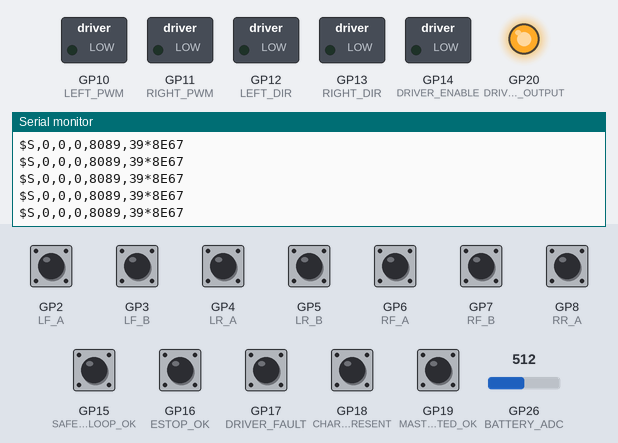
Bench run of a sketch on a simulated Raspberry Pi Pico. On the bench: switched loads named in the sketch (green lamp = pin HIGH), output pins drawn as LEDs (lit = HIGH), the last lines printed to the serial monitor. Inputs (shaded band) come from the test bench; at power-on: GP2 (LF_A), GP3 (LF_B), GP4 (LR_A), GP5 (LR_B), GP6 (RF_A), GP7 (RF_B), GP8 (RR_A), GP15 (SAFETY_LOOP_OK), GP16 (ESTOP_OK), GP17 (DRIVER_FAULT), GP18 (CHARGER_PRESENT), GP19 (MAST_RETRACTED_OK) HIGH, GP26 (BATTERY_ADC) = 512.

Above: at 1.2 s.
1.3 s: GP26 (BATTERY_ADC) set to 490
At 1.33 s:
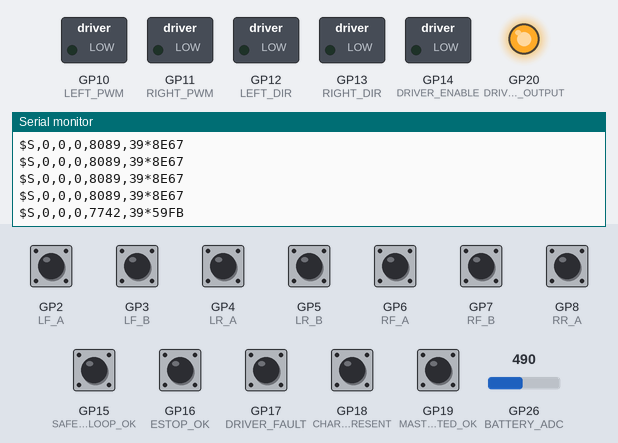
3.2 s: GP2 (LF_A) pulled LOW for 0.15 s
At 3.4 s:
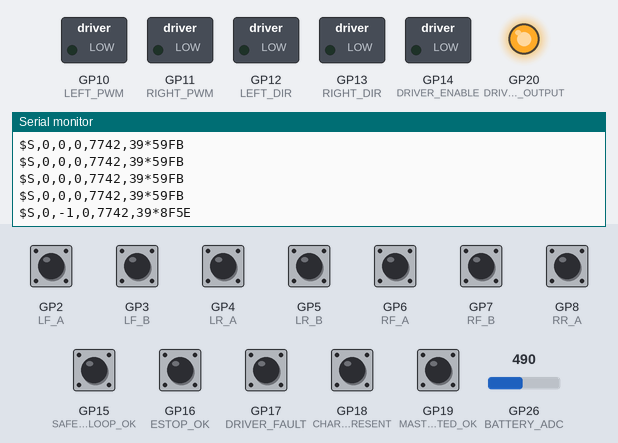
5.2 s: GP4 (LR_A) pulled LOW for 0.15 s
At 5.41 s:
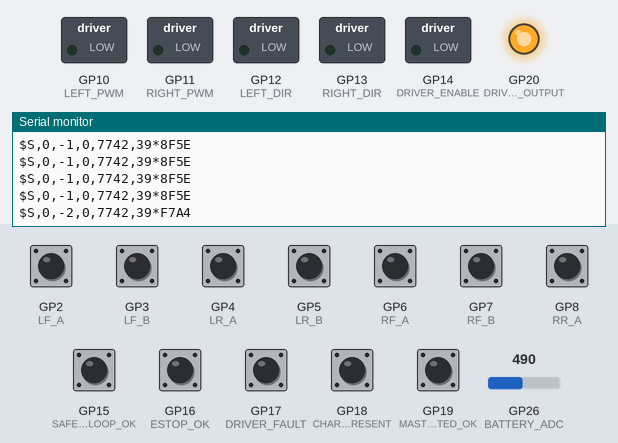
7.3 s: GP6 (RF_A) pulled LOW for 0.15 s
At 7.48 s:
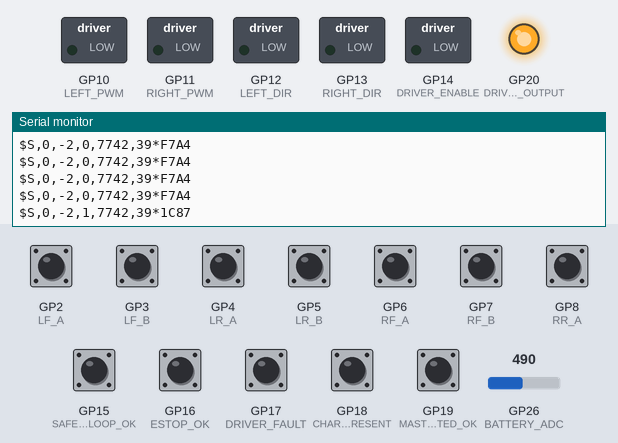
9.3 s: GP15 (SAFETY_LOOP_OK) pulled LOW for 0.15 s
At 9.35 s:
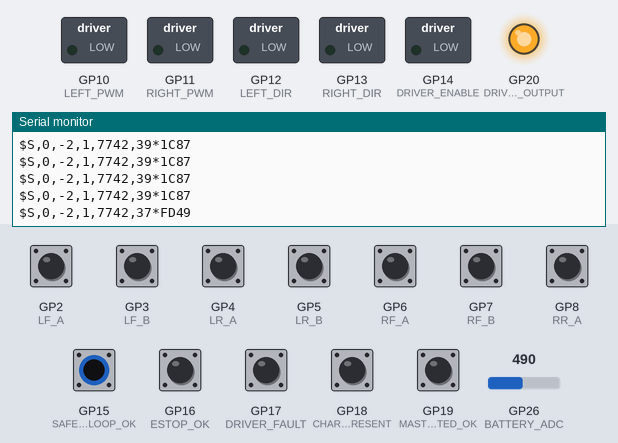
10.9 s: GP16 (ESTOP_OK) pulled LOW for 0.15 s
At 10.96 s:
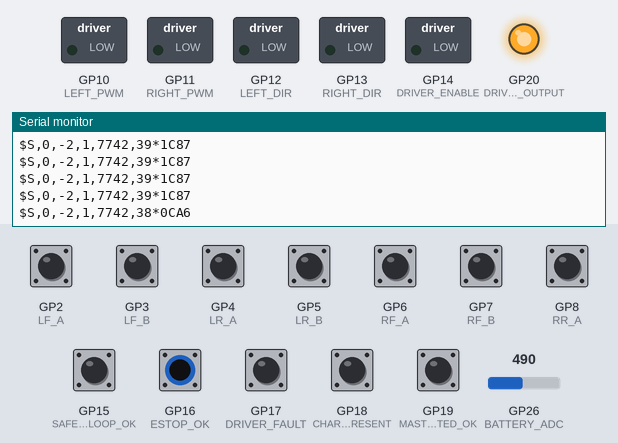

The sketch:

safety_controller.ino
```cpp
// OpenPatrol Rev-A reference safety/motor controller
// Apache-2.0 software; hardware safety remains in the normally-closed relay loop.
#include <Arduino.h>

// Verify every pin against the selected RP2040/ESP32-S3 board before power-up.
static const uint8_t LF_A=2, LF_B=3, LR_A=4, LR_B=5;
static const uint8_t RF_A=6, RF_B=7, RR_A=8, RR_B=9;
static const uint8_t LEFT_PWM=10, RIGHT_PWM=11, LEFT_DIR=12, RIGHT_DIR=13;
static const uint8_t DRIVER_ENABLE=14, SAFETY_LOOP_OK=15, ESTOP_OK=16;
static const uint8_t DRIVER_FAULT=17, CHARGER_PRESENT=18, MAST_RETRACTED_OK=19;
static const uint8_t DRIVE_MOVING_OUTPUT=20, BATTERY_ADC=A0;

static const uint32_t BAUD=115200;
static const uint32_t COMMAND_TIMEOUT_MS=200;
static const uint32_t CONTROL_PERIOD_MS=20;
static const uint32_t STATUS_PERIOD_MS=50;
static const float WHEEL_DIAMETER_MM=100.0f;
static const int32_t COUNTS_PER_WHEEL_REV=1320; // MEASURE and replace.
static const float MAX_WHEEL_MM_S=500.0f;
static const float MAX_WHEEL_MM_S_MAST_EXTENDED=180.0f;
static const float KP=0.30f;                  // Conservative starting value; tune wheels-up.
static const float KI=0.015f;
static const float FEEDFORWARD_PWM_PER_MM_S=0.38f;
static const float BATTERY_MV_PER_ADC_COUNT=15.80f; // Calibrate with a meter.

volatile int32_t lfTicks=0, lrTicks=0, rfTicks=0, rrTicks=0;
int32_t lastLeftTicks=0, lastRightTicks=0;
float targetLeft=0, targetRight=0, leftIntegral=0, rightIntegral=0;
uint32_t lastCommandMs=0, lastControlMs=0, lastStatusMs=0, lastSequence=0;
bool commandEnabled=false;
char lineBuffer[128]; size_t lineLength=0;

uint16_t crc16(const uint8_t* data, size_t length){
  uint16_t crc=0xFFFF;
  for(size_t i=0;i<length;i++){
    crc^=(uint16_t)data[i]<<8;
    for(uint8_t bit=0;bit<8;bit++) crc=(crc&0x8000)?(uint16_t)((crc<<1)^0x1021):(uint16_t)(crc<<1);
  }
  return crc;
}
void lfISR(){ lfTicks += digitalRead(LF_B) ? -1 : 1; }
void lrISR(){ lrTicks += digitalRead(LR_B) ? -1 : 1; }
void rfISR(){ rfTicks += digitalRead(RF_B) ? 1 : -1; }
void rrISR(){ rrTicks += digitalRead(RR_B) ? 1 : -1; }

bool safetyLoopOk(){ return digitalRead(SAFETY_LOOP_OK)==LOW; } // isolated NC-loop feedback pulls low when healthy
bool estopOk(){ return digitalRead(ESTOP_OK)==LOW; }
bool driverFaulted(){ return digitalRead(DRIVER_FAULT)==LOW; }
bool chargerConnected(){ return digitalRead(CHARGER_PRESENT)==LOW; }
// Protocol bit 5 remains named MAST_EXTENDED for compatibility. The electrical
// boundary is fail-safe: LOW means confirmed retracted; HIGH/open means extended
// or unknown. Non-mast platforms must fit the documented supervised ground jumper.
bool mastExtended(){ return digitalRead(MAST_RETRACTED_OK)==HIGH; }
float activeWheelLimit(){ return mastExtended()?MAX_WHEEL_MM_S_MAST_EXTENDED:MAX_WHEEL_MM_S; }

void stopDrive(){
  analogWrite(LEFT_PWM,0); analogWrite(RIGHT_PWM,0); digitalWrite(DRIVER_ENABLE,LOW);
  digitalWrite(DRIVE_MOVING_OUTPUT,HIGH); // active-low interlock output to Sentinel mast controller
  leftIntegral=0; rightIntegral=0;
}
void setChannel(uint8_t pwmPin,uint8_t dirPin,float pwm){
  bool forward=pwm>=0; int magnitude=(int)min(255.0f,max(0.0f,abs(pwm)));
  digitalWrite(dirPin,forward?HIGH:LOW); analogWrite(pwmPin,magnitude);
}
int32_t atomicAverage(volatile int32_t& a, volatile int32_t& b){
  noInterrupts(); int32_t av=a,bv=b; interrupts(); return (av+bv)/2;
}

bool parseCommand(char* line){
  if(line[0]!='$') return false;
  char* star=strrchr(line,'*'); if(!star || strlen(star+1)!=4) return false;
  *star='\0'; uint16_t claimed=(uint16_t)strtoul(star+1,nullptr,16);
  const char* payload=line+1; if(crc16((const uint8_t*)payload,strlen(payload))!=claimed) return false;
  char kind=0; unsigned long seq=0; long left=0,right=0; int enabled=0;
  if(sscanf(payload,"%c,%lu,%ld,%ld,%d",&kind,&seq,&left,&right,&enabled)!=5 || kind!='C') return false;
  if(left<-2000 || left>2000 || right<-2000 || right>2000 || (enabled!=0 && enabled!=1)) return false;
  float limit=activeWheelLimit();
  lastSequence=(uint32_t)seq;
  targetLeft=max(-limit,min(limit,(float)left)); targetRight=max(-limit,min(limit,(float)right));
  commandEnabled=enabled==1; lastCommandMs=millis(); return true;
}
void readSerial(){
  while(Serial.available()){
    char c=(char)Serial.read();
    if(c=='\n'){
      lineBuffer[lineLength]='\0'; parseCommand(lineBuffer); lineLength=0;
    } else if(c!='\r'){
      if(lineLength<sizeof(lineBuffer)-1) lineBuffer[lineLength++]=c; else lineLength=0;
    }
  }
}
void controlStep(){
  uint32_t now=millis(); if(now-lastControlMs<CONTROL_PERIOD_MS) return; lastControlMs=now;
  bool timedOut=now-lastCommandMs>COMMAND_TIMEOUT_MS;
  bool safe=safetyLoopOk() && estopOk() && !driverFaulted() && !chargerConnected() && !timedOut && commandEnabled;
  if(!safe){ stopDrive(); return; }
  float limit=activeWheelLimit(); targetLeft=max(-limit,min(limit,targetLeft)); targetRight=max(-limit,min(limit,targetRight));
  int32_t left=atomicAverage(lfTicks,lrTicks), right=atomicAverage(rfTicks,rrTicks);
  int32_t dl=left-lastLeftTicks, dr=right-lastRightTicks; lastLeftTicks=left; lastRightTicks=right;
  const float mmPerTick=(PI*WHEEL_DIAMETER_MM)/(float)COUNTS_PER_WHEEL_REV;
  float measuredLeft=dl*mmPerTick*1000.0f/CONTROL_PERIOD_MS;
  float measuredRight=dr*mmPerTick*1000.0f/CONTROL_PERIOD_MS;
  float leftError=targetLeft-measuredLeft, rightError=targetRight-measuredRight;
  leftIntegral=max(-4000.0f,min(4000.0f,leftIntegral+leftError)); rightIntegral=max(-4000.0f,min(4000.0f,rightIntegral+rightError));
  float leftPwm=targetLeft*FEEDFORWARD_PWM_PER_MM_S+KP*leftError+KI*leftIntegral;
  float rightPwm=targetRight*FEEDFORWARD_PWM_PER_MM_S+KP*rightError+KI*rightIntegral;
  digitalWrite(DRIVE_MOVING_OUTPUT,(abs(targetLeft)>50.0f || abs(targetRight)>50.0f)?LOW:HIGH);
  digitalWrite(DRIVER_ENABLE,HIGH); setChannel(LEFT_PWM,LEFT_DIR,leftPwm); setChannel(RIGHT_PWM,RIGHT_DIR,rightPwm);
}
void sendStatus(){
  uint32_t now=millis(); if(now-lastStatusMs<STATUS_PERIOD_MS) return; lastStatusMs=now;
  uint16_t flags=0; if(!estopOk()) flags|=1; if(!safetyLoopOk()) flags|=2; if(now-lastCommandMs>COMMAND_TIMEOUT_MS) flags|=4; if(driverFaulted()) flags|=8; if(chargerConnected()) flags|=16; if(mastExtended()) flags|=32;
  int32_t left=atomicAverage(lfTicks,lrTicks), right=atomicAverage(rfTicks,rrTicks);
  uint32_t batteryMv=(uint32_t)(analogRead(BATTERY_ADC)*BATTERY_MV_PER_ADC_COUNT);
  char payload[96]; snprintf(payload,sizeof(payload),"S,%lu,%ld,%ld,%lu,%u",(unsigned long)lastSequence,(long)left,(long)right,(unsigned long)batteryMv,(unsigned)flags);
  Serial.print('$'); Serial.print(payload); Serial.print('*'); char crcText[5]; snprintf(crcText,sizeof(crcText),"%04X",crc16((const uint8_t*)payload,strlen(payload))); Serial.println(crcText);
}
void setup(){
  Serial.begin(BAUD);
  pinMode(LF_A,INPUT_PULLUP); pinMode(LF_B,INPUT_PULLUP); pinMode(LR_A,INPUT_PULLUP); pinMode(LR_B,INPUT_PULLUP); pinMode(RF_A,INPUT_PULLUP); pinMode(RF_B,INPUT_PULLUP); pinMode(RR_A,INPUT_PULLUP); pinMode(RR_B,INPUT_PULLUP);
  pinMode(LEFT_PWM,OUTPUT); pinMode(RIGHT_PWM,OUTPUT); pinMode(LEFT_DIR,OUTPUT); pinMode(RIGHT_DIR,OUTPUT); pinMode(DRIVER_ENABLE,OUTPUT); pinMode(DRIVE_MOVING_OUTPUT,OUTPUT);
  pinMode(SAFETY_LOOP_OK,INPUT_PULLUP); pinMode(ESTOP_OK,INPUT_PULLUP); pinMode(DRIVER_FAULT,INPUT_PULLUP); pinMode(CHARGER_PRESENT,INPUT_PULLUP); pinMode(MAST_RETRACTED_OK,INPUT_PULLUP);
  attachInterrupt(digitalPinToInterrupt(LF_A),lfISR,CHANGE); attachInterrupt(digitalPinToInterrupt(LR_A),lrISR,CHANGE); attachInterrupt(digitalPinToInterrupt(RF_A),rfISR,CHANGE); attachInterrupt(digitalPinToInterrupt(RR_A),rrISR,CHANGE);
  stopDrive(); lastCommandMs=millis();
}
void loop(){ readSerial(); controlStep(); sendStatus(); }
```

Measured:
- after the input at 1.3 s, the serial monitor: prints a new line at once (image 1)
- after the input at 3.2 s, the serial monitor: prints a new line after 0.18 s (image 2)
- after the input at 5.2 s, the serial monitor: prints a new line after 0.20 s (image 3)
- after the input at 7.3 s, the serial monitor: prints a new line after 0.17 s (image 4)
- after the input at 9.3 s, the serial monitor: prints a new line at once (image 5)
- after the input at 10.9 s, the serial monitor: prints a new line after 0.05 s (image 6)
